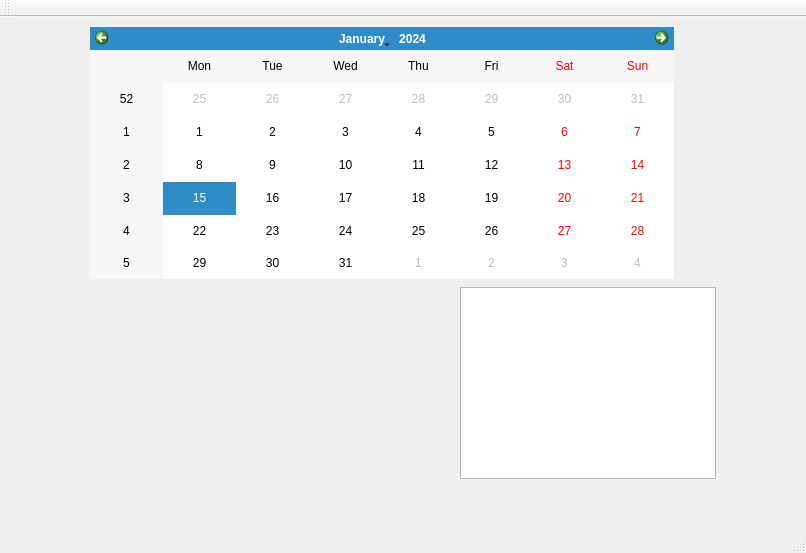
<?xml version="1.0" encoding="UTF-8"?>
<ui version="4.0">
 <class>MainWindow</class>
 <widget class="QMainWindow" name="MainWindow">
  <property name="geometry">
   <rect>
    <x>0</x>
    <y>0</y>
    <width>806</width>
    <height>553</height>
   </rect>
  </property>
  <property name="windowTitle">
   <string>MainWindow</string>
  </property>
  <widget class="QWidget" name="centralWidget">
   <widget class="QListView" name="listView">
    <property name="geometry">
     <rect>
      <x>460</x>
      <y>270</y>
      <width>256</width>
      <height>192</height>
     </rect>
    </property>
   </widget>
   <widget class="QCalendarWidget" name="calendarWidget">
    <property name="geometry">
     <rect>
      <x>90</x>
      <y>10</y>
      <width>584</width>
      <height>252</height>
     </rect>
    </property>
   </widget>
  </widget>
  <widget class="QMenuBar" name="menuBar">
   <property name="geometry">
    <rect>
     <x>0</x>
     <y>0</y>
     <width>806</width>
     <height>35</height>
    </rect>
   </property>
  </widget>
  <widget class="QToolBar" name="mainToolBar">
   <attribute name="toolBarArea">
    <enum>TopToolBarArea</enum>
   </attribute>
   <attribute name="toolBarBreak">
    <bool>false</bool>
   </attribute>
  </widget>
  <widget class="QStatusBar" name="statusBar"/>
 </widget>
 <layoutdefault spacing="6" margin="11"/>
 <resources/>
 <connections/>
</ui>
